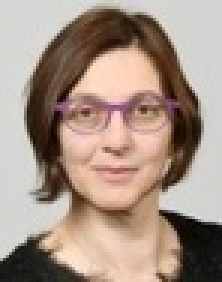
#> input picture assets/images/keynote1.jpeg, 74 x 94 px, shrunk from 140 x 180 before the run (shown 3 times larger)
$ python face_crop.py
#> lines starting #> are read from the running program, lines starting #| are printed output that depends on the picture
import sys, os
try:
    import cv2
except ImportError:
    import subprocess
    subprocess.check_call([sys.executable, "-m", "pip", "install", "opencv-python", "--quiet"])
    import cv2

def crop_to_face(img_path, out_path):
#> called with img_path = 'keynote1.jpeg', out_path = 'keynote1_centered.jpeg'
    img = cv2.imread(img_path)
#> img is the input picture: shape (94, 74, 3); mean B, G, R 133.4, 146.4, 166
    if img is None:
        return
    gray = cv2.cvtColor(img, cv2.COLOR_BGR2GRAY)
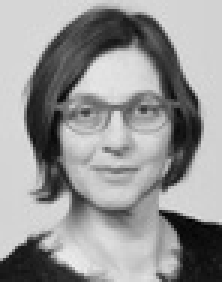
#> gray: shape (94, 74) (shown 3 times larger); min 1, max 237, mean 150.8
    face_cascade = cv2.CascadeClassifier(cv2.data.haarcascades + "haarcascade_frontalface_default.xml")
    faces = face_cascade.detectMultiScale(gray, 1.1, 4)
#> faces = [[14, 18, 50, 50]]
    if len(faces) == 0:
        # If no face detected, just do a center crop
        h, w = img.shape[:2]
        size = min(w, h)
        x = (w - size) // 2
        y = (h - size) // 2
        cropped = img[y:y+size, x:x+size]
    else:
        x, y, w_f, h_f = faces[0]
#> x = 14; y = 18; w_f = 50; h_f = 50
        # Center of face
        cx, cy = x + w_f//2, y + h_f//2
#> cx = 39; cy = 43
        # We want to crop a square around the face. The square should be larger than the face.
        # Let's say we make the square size 2.5 times the face width to include shoulders.
        size = int(w_f * 2.5)
#> size = 125

        # Ensure the crop box doesn't go out of bounds
        img_h, img_w = img.shape[:2]
#> img_h = 94; img_w = 74
        # If the box is too big, limit it to the min dimension of the image
        if size > min(img_h, img_w):
            size = min(img_h, img_w)
#> size = 74

        # Calculate top-left corner
        x1 = cx - size//2
#> x1 = 2
        y1 = cy - int(size * 0.45) # Shift slightly up to center face higher in the circle
#> y1 = 10

        # Adjust if out of bounds
        if x1 < 0: x1 = 0
        elif x1 + size > img_w: x1 = img_w - size
#> x1 = 0

        if y1 < 0: y1 = 0
        elif y1 + size > img_h: y1 = img_h - size

        cropped = img[y1:y1+size, x1:x1+size]
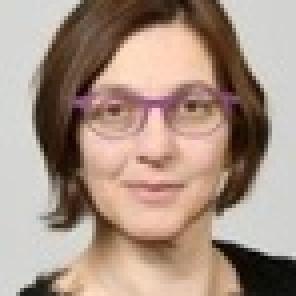
#> cropped: shape (74, 74, 3) (shown 4 times larger); mean B, G, R 133.6, 147.3, 169.2

    cv2.imwrite(out_path, cropped)

# Process both images
os.chdir(r"c:\Users\pannu\OneDrive\Documents\GitHub\SSAME_2026\assets\images")
crop_to_face("keynote1.jpeg", "keynote1_centered.jpeg")
crop_to_face("keynote2.jpeg", "keynote2_centered.jpeg")
#> call 2 of crop_to_face, with img_path = 'keynote2.jpeg', out_path = 'keynote2_centered.jpeg'
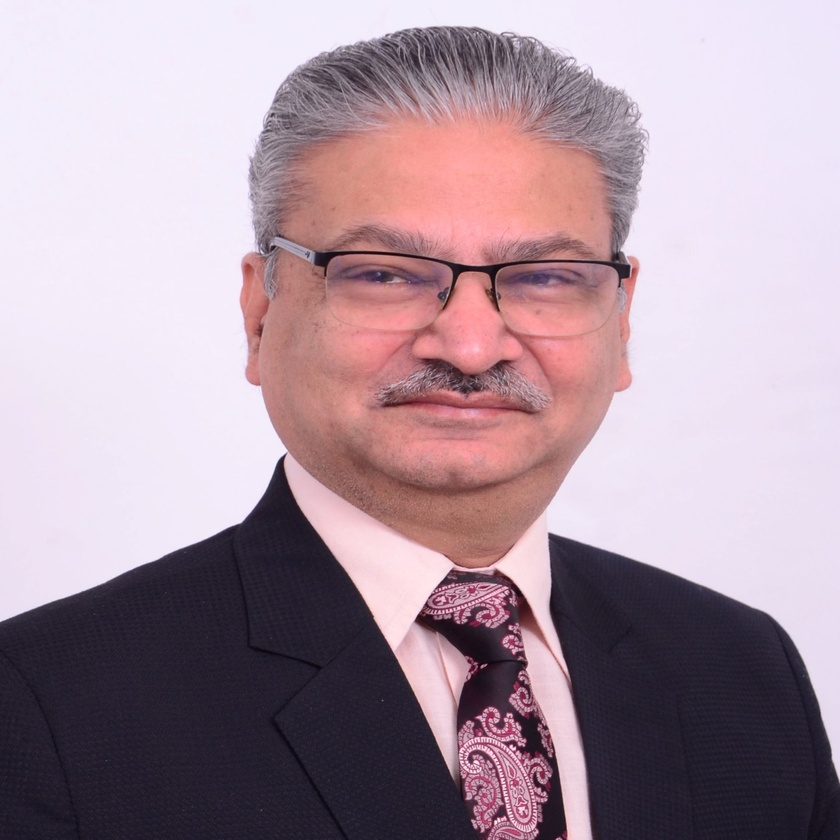
#> input picture assets/images/keynote2.jpeg, 840 x 840 px, shrunk from 1600 x 1600 before the run
#> in crop_to_face, img is the input picture: shape (840, 840, 3); mean B, G, R 160.3, 148.6, 169.7
#> in crop_to_face (call 2), `gray = cv2.cvtColor(img, cv2.COLOR_BGR2GRAY)`:
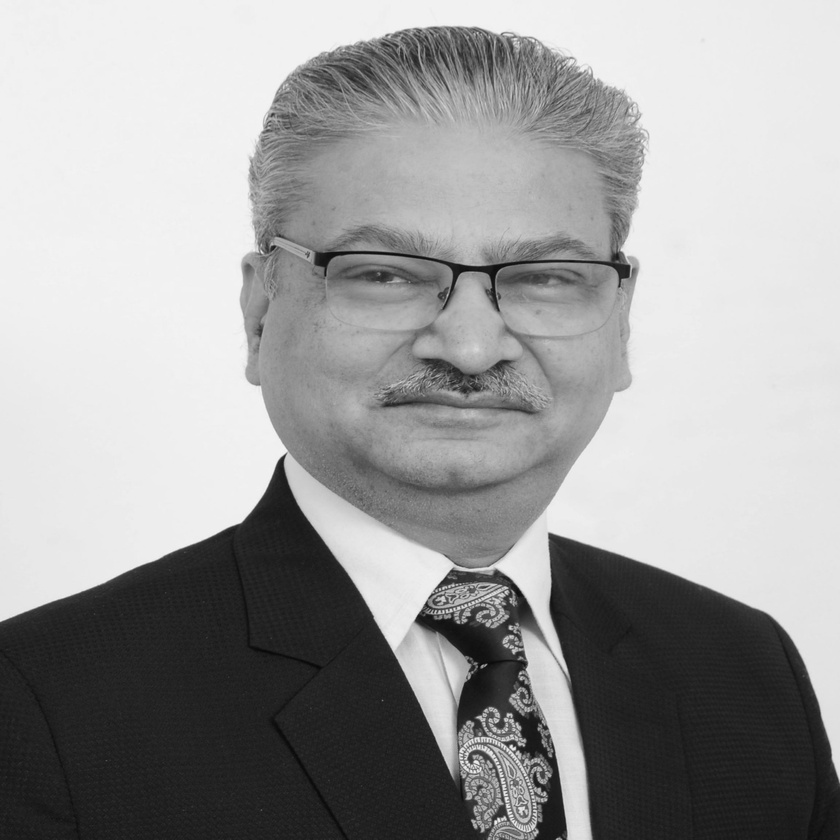
#> gray: shape (840, 840); min 7, max 247, mean 156.2
#> in crop_to_face (call 2), `faces = face_cascade.detectMultiScale(gray, 1.1, 4)`: faces = [[250, 112, 420, 420]]
#> in crop_to_face (call 2), `x, y, w_f, h_f = faces[0]`: x = 250; y = 112; w_f = 420
#> in crop_to_face (call 2), `cx, cy = x + w_f//2, y + h_f//2`: cx = 460; cy = 322
#> in crop_to_face (call 2), `size = int(w_f * 2.5)`: size = 1050
#> in crop_to_face (call 2), `x1 = cx - size//2`: x1 = 40
#> in crop_to_face (call 2), `y1 = cy - int(size * 0.45)`: y1 = -56
print("Done cropping")
